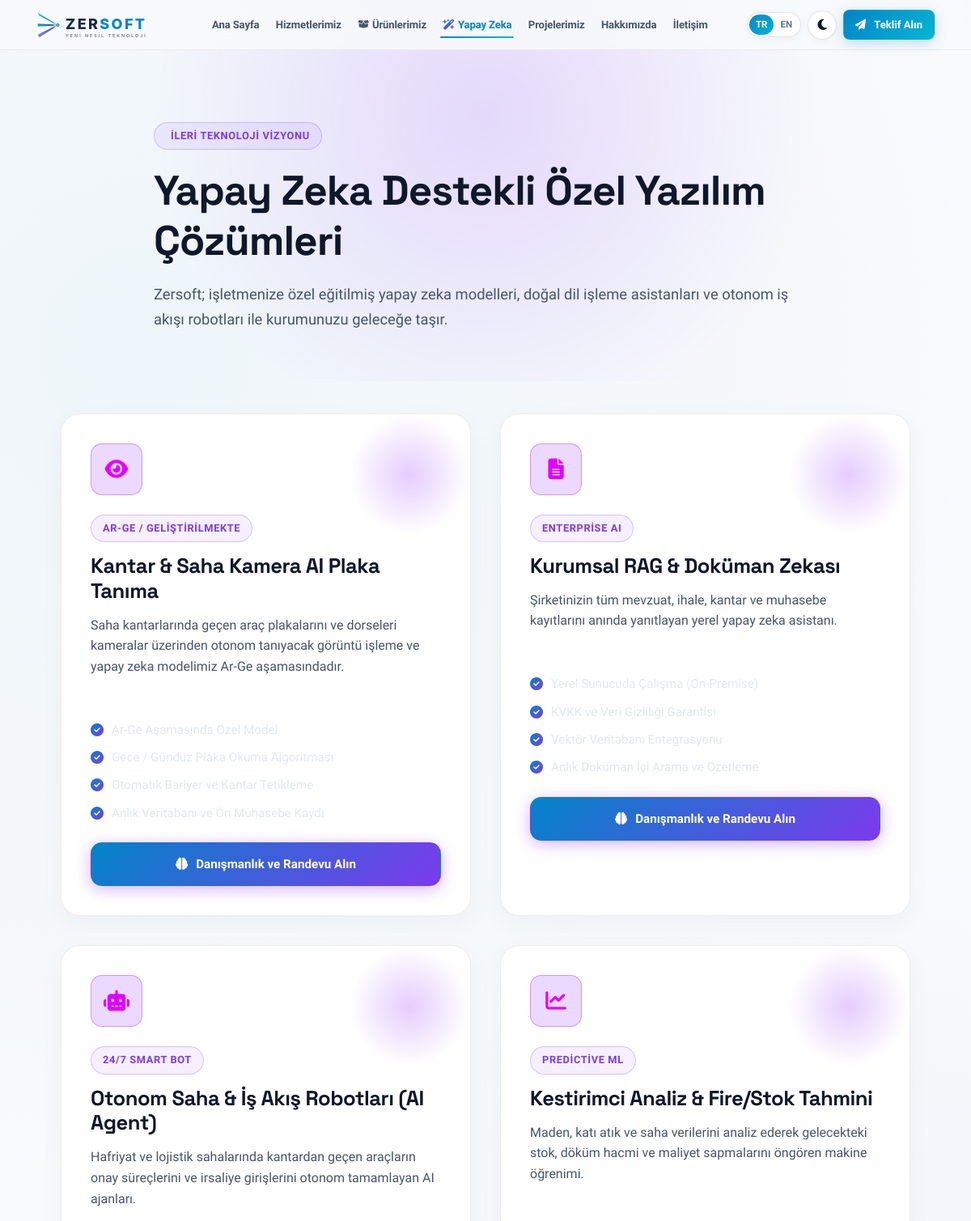
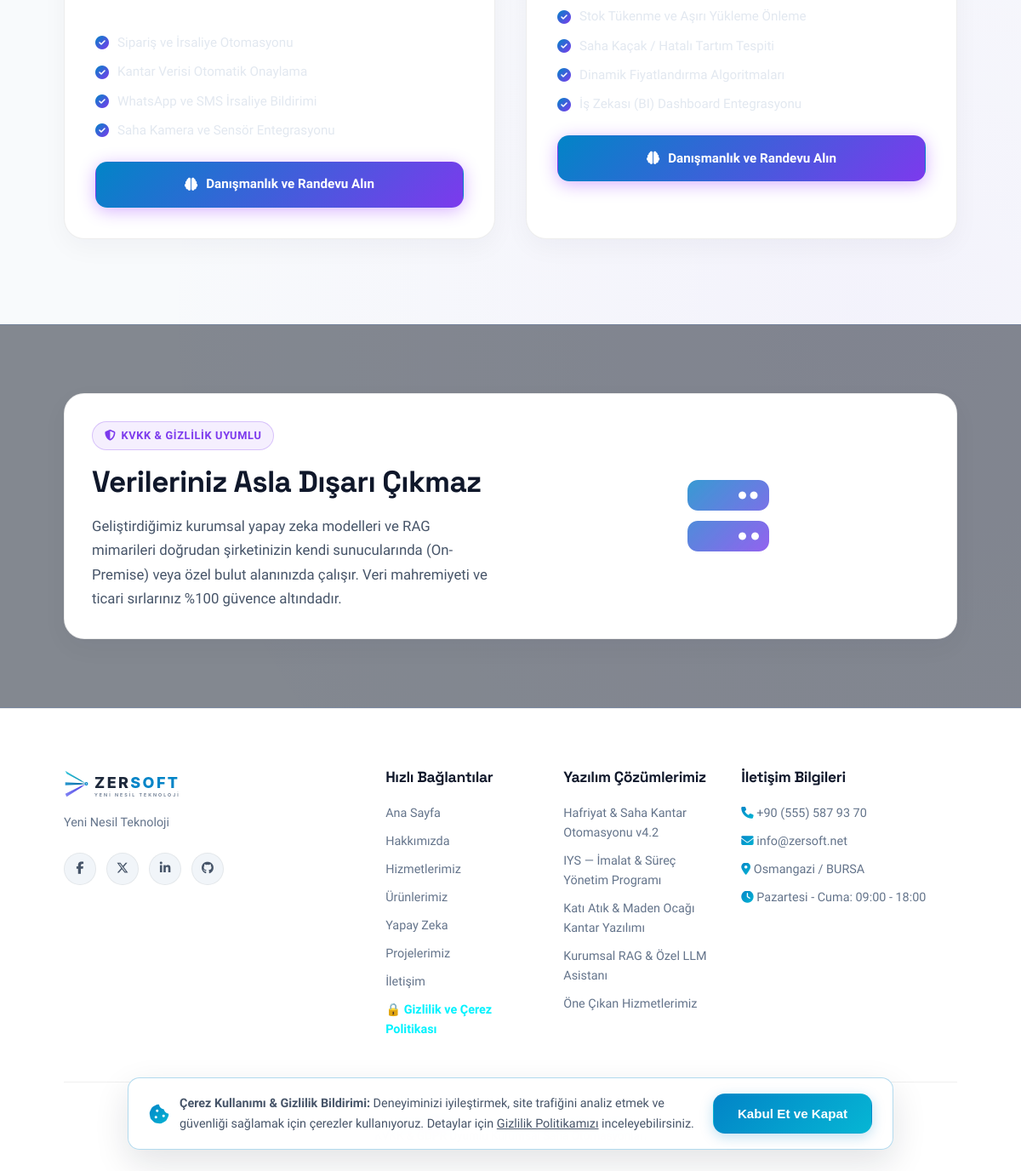
/ai-solutions.php, run on the app's committed database (2 pictures, top to bottom).
### tables this page shows
CREATE TABLE IF NOT EXISTS `ai_solutions` (
  `id` INT AUTO_INCREMENT PRIMARY KEY,
  `title` VARCHAR(150) NOT NULL,
  `badge_text` VARCHAR(50) DEFAULT 'AI Powered',
  `summary` TEXT NOT NULL,
  `features_json` TEXT NOT NULL,
  `icon` VARCHAR(50) DEFAULT 'fa-microchip',
  `sort_order` INT DEFAULT 0,
  `created_at` DATETIME DEFAULT CURRENT_TIMESTAMP
);

CREATE TABLE IF NOT EXISTS `site_settings` (
  `id` INT PRIMARY KEY DEFAULT 1,
  `site_name` VARCHAR(100) NOT NULL DEFAULT 'ZERSOFT Bilişim & Danışmanlık',
  `site_tagline` VARCHAR(255) DEFAULT 'Dijital Dönüşümde Çözüm Ortağınız & Yapay Zeka Çözümleri',
  `meta_description` TEXT,
  `phone` VARCHAR(30) DEFAULT '+90 (555) 587 93 70',
  `email` VARCHAR(100) DEFAULT 'info@zersoft.net',
  `address` TEXT,
  `working_hours` VARCHAR(100) DEFAULT 'Pazartesi - Cuma: 09:00 - 18:00',
  `facebook` VARCHAR(255) DEFAULT 'https://facebook.com/zersoftnet',
  `twitter` VARCHAR(255) DEFAULT 'https://twitter.com/zersoftnet',
  `linkedin` VARCHAR(255) DEFAULT 'https://linkedin.com/company/zersoft',
  `github` VARCHAR(255) DEFAULT 'https://github.com/zersoft',
  `instagram` VARCHAR(255) DEFAULT 'https://instagram.com/zersoftnet',
  `updated_at` DATETIME DEFAULT CURRENT_TIMESTAMP
);

### includes/lang.php (called while the page is built, shortened)
<?php
if (isset($_GET['lang']) && in_array($_GET['lang'], ['tr', 'en'])) {
    $currentLang = $_GET['lang'];
    $_SESSION['lang'] = $currentLang;
    setcookie('zersoft_lang', $currentLang, time() + (86400 * 30), '/');
} else {
    $currentLang = $_SESSION['lang'] ?? $_COOKIE['zersoft_lang'] ?? 'tr';
}
function __($key, $default = '') {
    global $currentLang, $translations;
    if (isset($translations[$currentLang][$key])) {
        return $translations[$currentLang][$key];
    }
    return !empty($default) ? $default : $key;
}

### includes/functions.php (called while the page is built, shortened)
<?php
require_once __DIR__ . '/../config/database.php';
function sanitize($data) {
    return htmlspecialchars(trim((string)$data), ENT_QUOTES, 'UTF-8');
}
function getSiteSettings() {
    global $db;
    $defaults = [
        'site_name'        => 'ZERSOFT Bilişim & Danışmanlık',
        'site_tagline'     => 'Dijital Dönüşümde Çözüm Ortağınız & Yapay Zeka Çözümleri',
        'meta_description' => 'Hafriyat Saha Kantar Otomasyonu, Katı Atık Kantar Otomasyonu, Maden Ocağı Kantar Programı, Yapay Zeka Destekli Özel Yazılım Geliştirme, Ön Muhasebe Uygulamaları ve Dijital Dönüşüm Hizmetleri.',
        'phone'            => '+90 (555) 587 93 70',
        'email'            => 'info@zersoft.net',
        'address'          => 'Osmangazi / BURSA',
        'working_hours'    => 'Pazartesi - Cuma: 09:00 - 18:00',
        'facebook'         => 'https://facebook.com/zersoftnet',
        'twitter'          => 'https://twitter.com/zersoftnet',
        'linkedin'         => 'https://linkedin.com/company/zersoft',
        'github'           => 'https://github.com/zersoft',
        'instagram'        => 'https://instagram.com/zersoftnet'
    ];
    try {
        $stmt = $db->query("SELECT * FROM site_settings WHERE id = 1 LIMIT 1");
        $settings = $stmt->fetch();
        if ($settings && is_array($settings)) {
            return array_merge($defaults, $settings);
        }
        return $defaults;
    } catch (Exception $e) {
        return $defaults;
    }
}
function getAISolutions($limit = null) {
    global $db;
    try {
        $sql = "SELECT * FROM ai_solutions ORDER BY sort_order ASC, id ASC";
        $stmt = $db->query($sql);
        return $stmt->fetchAll();
    } catch (Exception $e) {
        return [];
    }
}

### ai-solutions.php (the view, shortened to what this page needs)
<?php
require_once __DIR__ . '/includes/header.php';
$aiSolutions = getAISolutions();
?>
<section class="hero-section" style="min-height: 45vh; padding: 150px 0 60px 0; background: radial-gradient(circle at 50% 30%, rgba(127, 0, 255, 0.12) 0%, transparent 60%);">
  <div class="container text-center" style="max-width: 850px; margin: 0 auto;">
    <span class="badge badge-ai"><i class="fa-solid fa-sparkles"></i> <?php echo __('ai_hero_badge'); ?></span>
    <h1 style="font-size: 3.2rem; margin: 20px 0;"><?php echo __('ai_hero_title'); ?></h1>
    <p style="color: var(--text-muted); font-size: 1.15rem; line-height: 1.7;"><?php echo __('ai_hero_desc'); ?></p>
  </div>
</section>
<section style="padding: 40px 0 100px 0;">
  <div class="container">
    <div class="features-grid" style="grid-template-columns: repeat(auto-fit, minmax(340px, 1fr)); gap: 36px;">
      <?php foreach ($aiSolutions as $ai): ?>
        <?php $features = json_decode($ai['features_json'] ?? '[]', true); ?>
        <div class="glass-card ai-solution-card" style="padding: 36px;">
          <div class="feature-icon-wrapper" style="background: rgba(127, 0, 255, 0.15); color: #e100ff; border-color: rgba(127, 0, 255, 0.3); width: 64px; height: 64px; font-size: 1.6rem;">
            <i class="fa-solid <?php echo sanitize($ai['icon']); ?>"></i>
          </div>
          <span class="badge badge-ai" style="margin-bottom: 14px;"><?php echo sanitize($ai['badge_text']); ?></span>
          <h2 style="font-size: 1.6rem; font-weight: 700; margin-bottom: 14px;"><?php echo sanitize($ai['title']); ?></h2>
          <p style="color: var(--text-muted); font-size: 1rem; line-height: 1.6; margin-bottom: 24px;"><?php echo sanitize($ai['summary']); ?></p>
          <h4 style="font-size: 0.9rem; color: #fff; font-weight: 700; text-transform: uppercase; margin-bottom: 12px; letter-spacing: 0.05em;"><?php echo __('ai_capabilities_title'); ?></h4>
          <?php if (!empty($features)): ?>
            <div style="display: flex; flex-direction: column; gap: 10px; margin-bottom: 24px;">
              <?php foreach ($features as $feat): ?>
                <div style="display: flex; align-items: center; gap: 10px; font-size: 0.95rem; color: #e2e8f0;">
                  <i class="fa-solid fa-circle-check text-gradient-ai" style="font-size: 1rem;"></i>
                  <span><?php echo sanitize($feat); ?></span>
                </div>
              <?php endforeach; ?>
            </div>
          <?php endif; ?>
          <a href="contact.php" class="btn btn-ai" style="width: 100%;"><i class="fa-solid fa-brain"></i> <?php echo __('ai_consulting_btn'); ?></a>
        </div>
      <?php endforeach; ?>
    </div>
  </div>
</section>
<section style="padding: 80px 0; background: rgba(15, 22, 36, 0.5); border-top: 1px solid var(--border-glow); border-bottom: 1px solid var(--border-glow);">
  <div class="container">
    <div class="glass-card" style="display: grid; grid-template-columns: 1fr 1fr; gap: 40px; align-items: center;">
      <div>
        <span class="badge badge-ai"><i class="fa-solid fa-shield-halved"></i> <?php echo __('ai_sec_badge'); ?></span>
        <h2 style="font-size: 2.2rem; margin: 16px 0;"><?php echo __('ai_sec_title'); ?></h2>
        <p style="color: var(--text-muted); line-height: 1.7; font-size: 1.05rem;"><?php echo __('ai_sec_desc'); ?></p>
      </div>
      <div style="text-align: center;">
        <i class="fa-solid fa-server text-gradient-ai" style="font-size: 6rem; opacity: 0.8;"></i>
      </div>
    </div>
  </div>
</section>
<?php require_once __DIR__ . '/includes/footer.php'; ?>

### includes/footer.php (shortened to what this page needs)
<?php
$settings = getSiteSettings();
?>
  <footer class="footer">
    <div class="container">
      <div class="footer-grid">
        <div class="footer-brand">
          <a href="index.php" class="brand-logo" aria-label="Zersoft Ana Sayfa">
            <img src="assets/images/logo-light.svg" alt="Zersoft Teknoloji" width="150" height="36" style="height:36px; width:auto;" class="logo-img logo-light animated-logo">
          </a>
          <p><?php echo __('site_tagline'); ?></p>
          <div class="social-links">
            <?php if (!empty($settings['facebook'])): ?>
              <a href="<?php echo sanitize($settings['facebook']); ?>" target="_blank" class="social-icon" aria-label="Facebook"><i class="fa-brands fa-facebook-f"></i></a>
            <?php endif; ?>
            <?php if (!empty($settings['twitter'])): ?>
              <a href="<?php echo sanitize($settings['twitter']); ?>" target="_blank" class="social-icon" aria-label="Twitter"><i class="fa-brands fa-x-twitter"></i></a>
            <?php endif; ?>
            <?php if (!empty($settings['linkedin'])): ?>
              <a href="<?php echo sanitize($settings['linkedin']); ?>" target="_blank" class="social-icon" aria-label="LinkedIn"><i class="fa-brands fa-linkedin-in"></i></a>
            <?php endif; ?>
            <?php if (!empty($settings['github'])): ?>
              <a href="<?php echo sanitize($settings['github']); ?>" target="_blank" class="social-icon" aria-label="GitHub"><i class="fa-brands fa-github"></i></a>
            <?php endif; ?>
          </div>
        </div>
        <div>
          <h4 class="footer-heading"><?php echo __('footer_quick_links'); ?></h4>
          <ul class="footer-links">
            <li><a href="index.php"><?php echo __('nav_home'); ?></a></li>
            <li><a href="about.php"><?php echo __('nav_about'); ?></a></li>
            <li><a href="services.php"><?php echo __('nav_services'); ?></a></li>
            <li><a href="products.php"><?php echo __('nav_products'); ?></a></li>
            <li><a href="ai-solutions.php"><?php echo __('nav_ai'); ?></a></li>
            <li><a href="portfolio.php"><?php echo __('nav_portfolio'); ?></a></li>
            <li><a href="contact.php"><?php echo __('nav_contact'); ?></a></li>
            <li><a href="privacy-policy.php" style="color: #00f2fe; font-weight: 700;">🔒 <?php echo __('cookie_policy'); ?></a></li>
          </ul>
        </div>
        <div>
          <h4 class="footer-heading"><?php echo __('footer_solutions'); ?></h4>
          <ul class="footer-links">
            <li><a href="products.php"><?php echo __('prod_kantar_title'); ?></a></li>
            <li><a href="iys.php"><?php echo __('prod_iys_title'); ?></a></li>
            <li><a href="products.php"><?php echo __('prod_kati_title'); ?></a></li>
            <li><a href="ai-solutions.php"><?php echo __('slide3_title'); ?></a></li>
            <li><a href="services.php"><?php echo __('section_services_title'); ?></a></li>
          </ul>
        </div>
        <div>
          <h4 class="footer-heading"><?php echo __('footer_contact'); ?></h4>
          <ul class="footer-links">
            <li><i class="fa-solid fa-phone text-gradient"></i> <?php echo sanitize($settings['phone']); ?></li>
            <li><i class="fa-solid fa-envelope text-gradient"></i> <?php echo sanitize($settings['email']); ?></li>
            <li><i class="fa-solid fa-location-dot text-gradient"></i> <?php echo sanitize($settings['address']); ?></li>
            <li><i class="fa-solid fa-clock text-gradient"></i> <?php echo sanitize($settings['working_hours']); ?></li>
          </ul>
        </div>
      </div>
      <div class="footer-bottom">
        <p>&copy; <?php echo date('Y'); ?> ZERSOFT Technology. <?php echo __('footer_rights'); ?></p>
        <p style="font-size:0.85rem; color:var(--text-dim);"><?php echo __('footer_compliance'); ?></p>
      </div>
    </div>
  </footer>
</body>
</html>

### data on the page
ai_solutions: badge_text "AR-GE / GELIŞTIRILMEKTE", title "Kantar & Saha Kamera AI Plaka Tanıma", summary "Saha kantarlarında geçen araç plakalarını ve dorseleri kameralar üzerinden otonom tanıyacak görüntü işleme ve yapay zeka modelimiz Ar-Ge aşamasındadır.", features_json "Ar-Ge Aşamasında Özel Model", features_json "Gece / Gündüz Plaka Okuma Algoritması", features_json "Otomatik Bariyer ve Kantar Tetikleme", features_json "Anlık Veritabanı ve Ön Muhasebe Kaydı"
ai_solutions: badge_text "ENTERPRISE AI", title "Kurumsal RAG & Doküman Zekası", summary "Şirketinizin tüm mevzuat, ihale, kantar ve muhasebe kayıtlarını anında yanıtlayan yerel yapay zeka asistanı.", features_json "Yerel Sunucuda Çalışma (On-Premise)", features_json "KVKK ve Veri Gizliliği Garantisi", features_json "Vektör Veritabanı Entegrasyonu", features_json "Anlık Doküman İçi Arama ve Özetleme"
ai_solutions: badge_text "24/7 SMART BOT", title "Otonom Saha & İş Akış Robotları (AI Agent)", summary "Hafriyat ve lojistik sahalarında kantardan geçen araçların onay süreçlerini ve irsaliye girişlerini otonom tamamlayan AI ajanları.", features_json "Sipariş ve İrsaliye Otomasyonu", features_json "Kantar Verisi Otomatik Onaylama", features_json "WhatsApp ve SMS İrsaliye Bildirimi", features_json "Saha Kamera ve Sensör Entegrasyonu"
ai_solutions: badge_text "PREDICTIVE ML", title "Kestirimci Analiz & Fire/Stok Tahmini", summary "Maden, katı atık ve saha verilerini analiz ederek gelecekteki stok, döküm hacmi ve maliyet sapmalarını öngören makine öğrenimi.", features_json "Stok Tükenme ve Aşırı Yükleme Önleme", features_json "Saha Kaçak / Hatalı Tartım Tespiti", features_json "Dinamik Fiyatlandırma Algoritmaları", features_json "İş Zekası (BI) Dashboard Entegrasyonu"
site_settings: phone "+90 (555) 587 93 70", email "info@zersoft.net", address "Osmangazi / BURSA", working_hours "Pazartesi - Cuma: 09:00 - 18:00"

### other printed values
__('nav_home') "Ana Sayfa"
__('nav_services') "Hizmetlerimiz"
__('nav_products') "Ürünlerimiz"
__('nav_ai') "Yapay Zeka"
__('nav_portfolio') "Projelerimiz"
__('nav_about') "Hakkımızda"
__('nav_contact') "İletişim"
__('nav_get_quote') "Teklif Alın"
__('ai_hero_badge') "İLERİ TEKNOLOJİ VİZYONU"
__('ai_hero_title') "Yapay Zeka Destekli Özel Yazılım Çözümleri"
__('ai_hero_desc') "Zersoft; işletmenize özel eğitilmiş yapay zeka modelleri, doğal dil işleme asistanları ve otonom iş akışı robotları ile kurumunuzu geleceğe taşır."
__('ai_sec_badge') "KVKK & GİZLİLİK UYUMLU"
__('ai_sec_title') "Verileriniz Asla Dışarı Çıkmaz"
__('site_tagline') "Yeni Nesil Teknoloji"
__('footer_quick_links') "Hızlı Bağlantılar"
